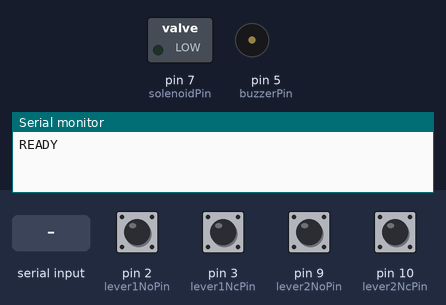
This sketch was run on a simulated Arduino Uno, built with avr-gcc and run on an emulated ATmega328P. Shown: switched loads named in the sketch (green lamp = pin HIGH), buzzer (waves = sounding), the last lines printed to the serial monitor. The test bench sets the inputs (shaded band); at power-on: pin 2 (lever1NoPin), pin 3 (lever1NcPin), pin 9 (lever2NoPin), pin 10 (lever2NcPin) HIGH.

Above: at 2.2 s.
2.3 s: "START_OMISSION\n" received over Serial
At 2.55 s:
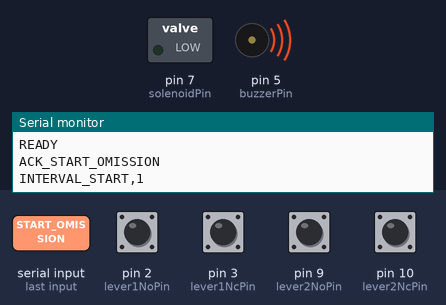
4.3 s: pin 2 (lever1NoPin) pulled LOW for 0.15 s
At 25.42 s:
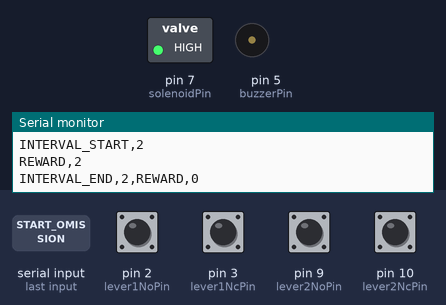
Timing chart, 0 to 47.8 s (numbered marks = the images above; inputs shaded):
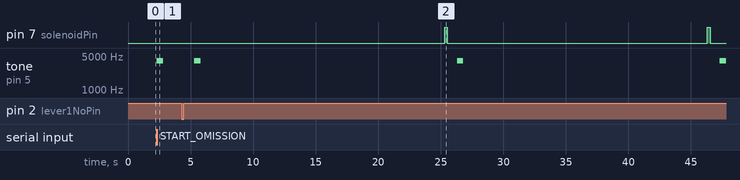

Measured:
- after the input at 2.3 s, tone on pin 5 (buzzerPin): silent → 4000 Hz at once, → silent 0.50 s later
- by itself, pin 7 (solenoidPin): alternates HIGH for 0.22 s and LOW for 20.8 s

The sketch:

arduinoOmissionLeverSession.ino
```cpp
/*
  arduinoOmissionLeverSession.ino

  Omission-training firmware for runOmissionLeverSessionVideoRecord.m.

  Reversed contingency:
    - The buzzer sounds at the start of each omission interval.
    - No valid lever press for the full interval earns one valve pulse.
    - The first valid press immediately cancels the interval, gives no water,
      and starts the reset delay.  After that delay the buzzer signals a new
      interval.  Therefore pressing delays water.

  Wiring and default timings match arduinoBuzzerThenCountLeverPresses.ino:
    Lever 1 NO/NC: pins 2/3       Lever 2 NO/NC: pins 9/10
    Buzzer: pin 5                 Solenoid driver: pin 7
    Buzzer: 4000 Hz, 500 ms       Valve pulse: 220 ms

  MATLAB serial protocol (115200 baud, LF terminator):
    MATLAB -> OMISSION_CONFIG,intervalMs,resetDelayMs,itiMs,debounceMs,
              buzzerFreqHz,buzzerDurationMs,valvePulseMs
    Arduino -> ACK_OMISSION_CONFIG
    MATLAB -> START_OMISSION
    Arduino -> ACK_START_OMISSION
    Arduino -> INTERVAL_START,n
    Arduino -> LEVER_PRESS,n,leverNumber
    Arduino -> INTERVAL_RESET,n
    Arduino -> INTERVAL_END,n,RESET,pressCount
      OR
    Arduino -> REWARD,n
    Arduino -> INTERVAL_END,n,REWARD,0
    MATLAB -> STOP
    Arduino -> ACK_STOP
*/

// --------------------- Hardware pins ---------------------
const byte lever1NoPin = 2;
const byte lever1NcPin = 3;
const byte lever2NoPin = 9;
const byte lever2NcPin = 10;
const byte buzzerPin = 5;
const byte solenoidPin = 7;

// Set false for a lever that is not installed.  The original sketch was
// configured to monitor only lever 2; setting this true enables lever 1 too.
const bool monitorLever1 = true;
const bool monitorLever2 = true;

// --------------------- Default settings -------------------
// MATLAB's OMISSION_CONFIG replaces these values at the beginning of a run.
unsigned long omissionIntervalMs = 20000UL;
unsigned long resetDelayMs = 1000UL;
unsigned long interTrialDelayMs = 1000UL;
unsigned long debounceMs = 10UL;
unsigned int buzzerFreqHz = 4000;
unsigned long buzzerDurationMs = 500UL;
unsigned long valvePulseMs = 220UL;

enum LeverState { LEVER_UNPRESSED, LEVER_PRESSED, LEVER_INVALID };

struct Lever {
  byte noPin;
  byte ncPin;
  LeverState lastRawState;
  LeverState stableState;
  unsigned long lastRawChangeMs;
};

Lever lever1 = {lever1NoPin, lever1NcPin, LEVER_INVALID, LEVER_INVALID, 0};
Lever lever2 = {lever2NoPin, lever2NcPin, LEVER_INVALID, LEVER_INVALID, 0};

enum SystemState { IDLE, OMIT_INTERVAL_ACTIVE, WAIT_AFTER_RESET, WAIT_AFTER_REWARD };
SystemState systemState = IDLE;

unsigned long intervalNumber = 0;
unsigned long intervalEndMs = 0;
unsigned long nextIntervalStartMs = 0;
unsigned long pressCountThisInterval = 0;

bool solenoidActive = false;
unsigned long solenoidOffMs = 0;
String commandBuffer = "";

bool timeReached(unsigned long nowMs, unsigned long deadlineMs) {
  // Works correctly when millis() wraps around.
  return (long)(nowMs - deadlineMs) >= 0;
}

LeverState readRawLeverState(const Lever &lever) {
  const bool noClosed = (digitalRead(lever.noPin) == LOW);
  const bool ncClosed = (digitalRead(lever.ncPin) == LOW);
  if (noClosed && !ncClosed) return LEVER_PRESSED;
  if (!noClosed && ncClosed) return LEVER_UNPRESSED;
  return LEVER_INVALID;  // Both open or both closed: wiring/fault state.
}

void sendIntervalStart() {
  intervalNumber++;
  pressCountThisInterval = 0;
  intervalEndMs = millis() + omissionIntervalMs;
  systemState = OMIT_INTERVAL_ACTIVE;

  tone(buzzerPin, buzzerFreqHz, buzzerDurationMs);
  Serial.print("INTERVAL_START,");
  Serial.println(intervalNumber);
}

void triggerSolenoid(unsigned long nowMs) {
  digitalWrite(solenoidPin, HIGH);
  solenoidActive = true;
  solenoidOffMs = nowMs + valvePulseMs;
}

void cancelIntervalForPress(byte leverNumber, unsigned long nowMs) {
  // The first press ends the active omission interval immediately.
  pressCountThisInterval++;
  Serial.print("LEVER_PRESS,");
  Serial.print(intervalNumber);
  Serial.print(",");
  Serial.println(leverNumber);

  Serial.print("INTERVAL_RESET,");
  Serial.println(intervalNumber);
  Serial.print("INTERVAL_END,");
  Serial.print(intervalNumber);
  Serial.print(",RESET,");
  Serial.println(pressCountThisInterval);

  nextIntervalStartMs = nowMs + resetDelayMs;
  systemState = WAIT_AFTER_RESET;
}

void rewardCompletedInterval(unsigned long nowMs) {
  triggerSolenoid(nowMs);
  Serial.print("REWARD,");
  Serial.println(intervalNumber);
  Serial.print("INTERVAL_END,");
  Serial.print(intervalNumber);
  Serial.println(",REWARD,0");

  nextIntervalStartMs = nowMs + interTrialDelayMs;
  systemState = WAIT_AFTER_REWARD;
}

// Returns true only for a new, debounced press transition.
bool updateLever(Lever &lever, unsigned long nowMs) {
  LeverState rawState = readRawLeverState(lever);
  if (rawState != lever.lastRawState) {
    lever.lastRawState = rawState;
    lever.lastRawChangeMs = nowMs;
  }

  if ((nowMs - lever.lastRawChangeMs) >= debounceMs && rawState != lever.stableState) {
    LeverState previousStableState = lever.stableState;
    lever.stableState = rawState;
    return lever.stableState == LEVER_PRESSED && previousStableState != LEVER_PRESSED;
  }
  return false;
}

void updateLevers(unsigned long nowMs) {
  // Always update state so a held-down lever cannot be counted repeatedly.
  bool lever1NewPress = monitorLever1 && updateLever(lever1, nowMs);
  bool lever2NewPress = monitorLever2 && updateLever(lever2, nowMs);

  if (systemState != OMIT_INTERVAL_ACTIVE) return;

  // One physical press is enough to cancel the interval.  If both transition
  // in the same loop, report lever 1 first for deterministic logging.
  if (lever1NewPress) {
    cancelIntervalForPress(1, nowMs);
  } else if (lever2NewPress) {
    cancelIntervalForPress(2, nowMs);
  }
}

String fieldAt(const String &line, int fieldIndex) {
  int startIndex = 0;
  for (int index = 0; index < fieldIndex; index++) {
    startIndex = line.indexOf(',', startIndex);
    if (startIndex < 0) return "";
    startIndex++;
  }
  int endIndex = line.indexOf(',', startIndex);
  if (endIndex < 0) endIndex = line.length();
  return line.substring(startIndex, endIndex);
}

bool configureOmission(const String &command) {
  // Field 0 is OMISSION_CONFIG, fields 1..7 are positive integer settings.
  unsigned long values[7];
  for (int i = 0; i < 7; i++) {
    String field = fieldAt(command, i + 1);
    if (field.length() == 0) return false;
    long parsed = field.toInt();
    if (parsed <= 0) return false;
    values[i] = (unsigned long) parsed;
  }
  if (values[4] > 65535UL) return false;  // tone() frequency is unsigned int.

  omissionIntervalMs = values[0];
  resetDelayMs = values[1];
  interTrialDelayMs = values[2];
  debounceMs = values[3];
  buzzerFreqHz = (unsigned int) values[4];
  buzzerDurationMs = values[5];
  valvePulseMs = values[6];
  return true;
}

void handleCommand(String command, unsigned long nowMs) {
  command.trim();
  if (command.startsWith("OMISSION_CONFIG,")) {
    if (configureOmission(command)) {
      Serial.println("ACK_OMISSION_CONFIG");
    } else {
      Serial.println("ERROR_BAD_OMISSION_CONFIG");
    }
  } else if (command.equalsIgnoreCase("START_OMISSION")) {
    intervalNumber = 0;
    pressCountThisInterval = 0;
    noTone(buzzerPin);
    digitalWrite(solenoidPin, LOW);
    solenoidActive = false;
    systemState = WAIT_AFTER_REWARD;
    nextIntervalStartMs = nowMs;
    Serial.println("ACK_START_OMISSION");
  } else if (command.equalsIgnoreCase("STOP")) {
    systemState = IDLE;
    noTone(buzzerPin);
    digitalWrite(solenoidPin, LOW);
    solenoidActive = false;
    Serial.println("ACK_STOP");
  } else if (command.length() > 0) {
    Serial.print("ERROR_UNKNOWN_COMMAND,");
    Serial.println(command);
  }
}

void readSerialCommands(unsigned long nowMs) {
  while (Serial.available() > 0) {
    char character = (char) Serial.read();
    if (character == '\n') {
      handleCommand(commandBuffer, nowMs);
      commandBuffer = "";
    } else if (character != '\r') {
      commandBuffer += character;
    }
  }
}

void initializeLever(Lever &lever, unsigned long nowMs) {
  lever.lastRawState = readRawLeverState(lever);
  lever.stableState = lever.lastRawState;
  lever.lastRawChangeMs = nowMs;
}

void setup() {
  pinMode(lever1.noPin, INPUT_PULLUP);
  pinMode(lever1.ncPin, INPUT_PULLUP);
  pinMode(lever2.noPin, INPUT_PULLUP);
  pinMode(lever2.ncPin, INPUT_PULLUP);
  pinMode(buzzerPin, OUTPUT);
  pinMode(solenoidPin, OUTPUT);
  digitalWrite(solenoidPin, LOW);

  Serial.begin(115200);
  delay(1000);
  unsigned long nowMs = millis();
  initializeLever(lever1, nowMs);
  initializeLever(lever2, nowMs);
  Serial.println("READY");
}

void loop() {
  unsigned long nowMs = millis();
  readSerialCommands(nowMs);
  updateLevers(nowMs);

  if ((systemState == WAIT_AFTER_RESET || systemState == WAIT_AFTER_REWARD) &&
      timeReached(nowMs, nextIntervalStartMs)) {
    sendIntervalStart();
  }

  if (systemState == OMIT_INTERVAL_ACTIVE && timeReached(nowMs, intervalEndMs)) {
    rewardCompletedInterval(nowMs);
  }

  if (solenoidActive && timeReached(nowMs, solenoidOffMs)) {
    digitalWrite(solenoidPin, LOW);
    solenoidActive = false;
  }
}
```
